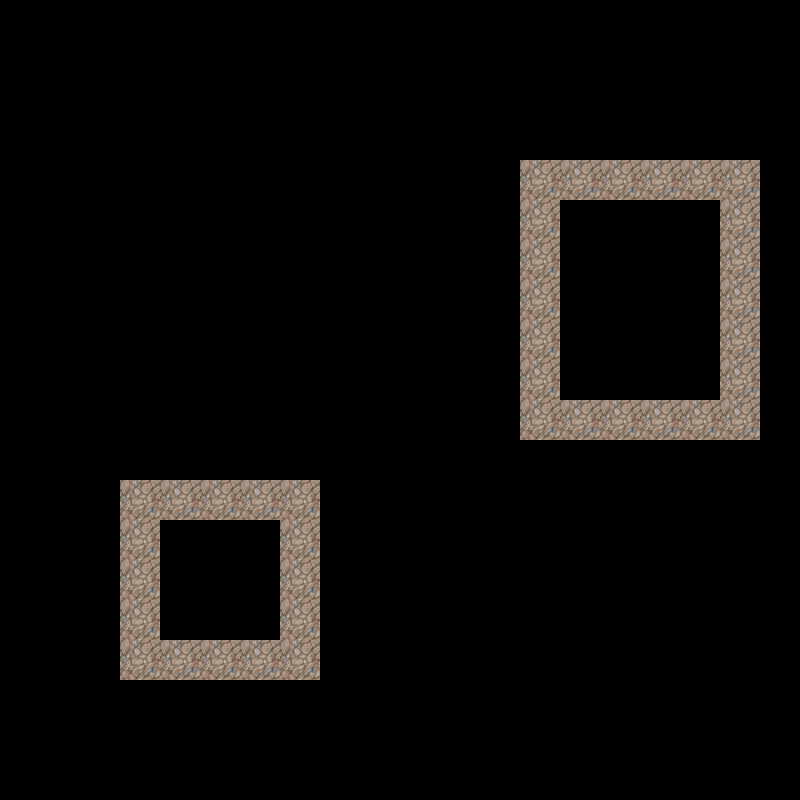

This is a level from a 2D game, rendered from its Tiled map with the project's own tilesets. A one-line summary and the complete map file follow:
An orthogonal 20x20 tile map with 40x40 px tiles, 1 tile layer (Coll), 2 hidden layers not drawn, 2 tilesets.

<map version="1.0" orientation="orthogonal" renderorder="right-down" width="20" height="20" tilewidth="40" tileheight="40" nextobjectid="1">
 <tileset firstgid="1" name="GRS2ROC" tilewidth="40" tileheight="40">
  <image source="GRS2ROC.png" width="640" height="480" />
 </tileset>
 <tileset firstgid="193" name="CLIFFVEG" tilewidth="40" tileheight="40">
  <image source="CLIFFVEG.png" width="640" height="480" />
 </tileset>
 <layer name="Coll" width="20" height="20">
  <data encoding="csv">
0,0,0,0,0,0,0,0,0,0,0,0,0,0,0,0,0,0,0,0,
0,0,0,0,0,0,0,0,0,0,0,0,0,0,0,0,0,0,0,0,
0,0,0,0,0,0,0,0,0,0,0,0,0,0,0,0,0,0,0,0,
0,0,0,0,0,0,0,0,0,0,0,0,0,0,0,0,0,0,0,0,
0,0,0,0,0,0,0,0,0,0,0,0,0,277,277,277,277,277,277,0,
0,0,0,0,0,0,0,0,0,0,0,0,0,277,0,0,0,0,277,0,
0,0,0,0,0,0,0,0,0,0,0,0,0,277,0,0,0,0,277,0,
0,0,0,0,0,0,0,0,0,0,0,0,0,277,0,0,0,0,277,0,
0,0,0,0,0,0,0,0,0,0,0,0,0,277,0,0,0,0,277,0,
0,0,0,0,0,0,0,0,0,0,0,0,0,277,0,0,0,0,277,0,
0,0,0,0,0,0,0,0,0,0,0,0,0,277,277,277,277,277,277,0,
0,0,0,0,0,0,0,0,0,0,0,0,0,0,0,0,0,0,0,0,
0,0,0,277,277,277,277,277,0,0,0,0,0,0,0,0,0,0,0,0,
0,0,0,277,0,0,0,277,0,0,0,0,0,0,0,0,0,0,0,0,
0,0,0,277,0,0,0,277,0,0,0,0,0,0,0,0,0,0,0,0,
0,0,0,277,0,0,0,277,0,0,0,0,0,0,0,0,0,0,0,0,
0,0,0,277,277,277,277,277,0,0,0,0,0,0,0,0,0,0,0,0,
0,0,0,0,0,0,0,0,0,0,0,0,0,0,0,0,0,0,0,0,
0,0,0,0,0,0,0,0,0,0,0,0,0,0,0,0,0,0,0,0,
0,0,0,0,0,0,0,0,0,0,0,0,0,0,0,0,0,0,0,0
</data>
 </layer>
 <layer name="Underground" width="20" height="20" visible="0">
  <data encoding="csv">
40,40,40,40,40,40,40,40,40,40,40,40,40,40,40,40,40,40,40,40,
40,40,40,40,40,40,40,40,40,40,40,40,40,40,40,40,40,40,40,40,
40,40,40,40,40,40,40,40,40,40,40,40,40,40,40,40,40,40,40,40,
40,40,40,40,40,40,40,40,40,40,40,40,40,40,40,40,40,40,40,40,
40,40,40,40,40,40,40,40,40,40,40,40,40,40,40,40,40,40,40,40,
36,36,36,36,36,36,36,36,36,36,36,38,40,40,40,40,40,40,40,40,
68,68,68,68,68,68,68,68,68,68,68,70,40,40,40,40,40,40,40,40,
100,100,100,100,100,100,100,100,100,104,68,70,40,40,40,40,40,40,40,40,
40,40,40,40,40,40,40,40,40,66,68,70,40,40,40,40,40,40,40,40,
40,40,40,40,40,40,40,40,40,66,68,70,40,40,40,40,40,40,40,40,
40,40,40,40,40,40,40,40,40,66,68,70,40,40,40,40,40,40,40,40,
40,40,40,40,40,40,40,40,40,66,68,70,40,40,40,40,40,40,40,40,
40,40,40,40,40,40,40,40,40,66,68,70,40,40,40,40,40,40,40,40,
40,40,40,40,40,40,40,40,40,66,68,70,40,40,40,40,40,40,40,40,
40,40,40,40,40,40,40,40,40,66,68,70,40,40,40,40,40,40,40,40,
40,40,40,40,40,40,40,40,40,66,68,70,40,40,40,40,40,40,40,40,
40,40,40,40,40,40,40,40,40,66,68,70,40,40,40,40,40,40,40,40,
40,40,40,40,40,40,40,40,40,66,68,70,40,40,40,40,40,40,40,40,
40,40,40,40,40,40,40,40,40,66,68,70,40,40,40,40,40,40,40,40,
40,40,40,40,40,40,40,40,40,66,68,70,40,40,40,40,40,40,40,40
</data>
 </layer>
 <layer name="Rocks" width="20" height="20" visible="0">
  <data encoding="csv">
0,0,0,0,0,0,0,0,0,0,0,0,0,0,0,0,0,0,0,0,
0,0,0,0,0,0,0,0,0,0,0,0,0,0,0,0,0,0,0,0,
0,0,0,0,0,0,0,202,0,0,0,0,0,0,0,0,0,0,0,0,
0,0,0,0,0,0,0,0,0,0,0,0,0,0,0,0,0,0,0,0,
0,0,0,0,0,0,0,0,0,0,0,0,0,194,195,197,199,201,202,0,
0,0,0,0,0,0,0,0,0,0,0,202,202,210,211,213,215,217,218,0,
0,0,0,0,0,0,0,0,0,0,0,0,202,242,243,245,245,249,250,0,
0,0,0,0,0,0,0,0,0,0,0,0,0,274,275,277,277,281,282,0,
0,0,0,0,0,0,0,0,0,0,0,0,0,306,307,309,311,313,314,0,
0,0,0,0,0,0,0,0,0,0,0,0,0,322,323,325,327,329,330,0,
0,0,0,0,0,0,0,0,0,0,0,0,0,338,339,341,343,345,346,0,
0,0,0,0,0,0,0,0,0,0,0,0,0,0,0,0,0,0,0,0,
0,0,0,202,195,197,201,202,0,0,0,0,0,0,0,0,0,0,0,0,
0,0,0,210,211,213,217,218,0,0,0,0,0,0,0,0,0,0,0,0,
0,0,0,306,307,309,313,314,0,0,0,0,0,0,0,0,0,0,0,0,
0,0,0,322,323,325,329,330,0,0,0,0,0,0,0,0,0,0,0,0,
0,0,0,338,339,341,345,346,0,0,0,0,0,0,0,0,0,0,0,0,
0,0,0,0,0,0,0,0,0,0,0,0,0,0,0,0,0,0,0,0,
0,0,0,0,0,0,0,0,0,0,0,0,0,0,0,0,0,0,0,0,
0,0,0,0,0,0,0,0,0,0,0,0,0,0,0,0,0,0,0,0
</data>
 </layer>
</map>